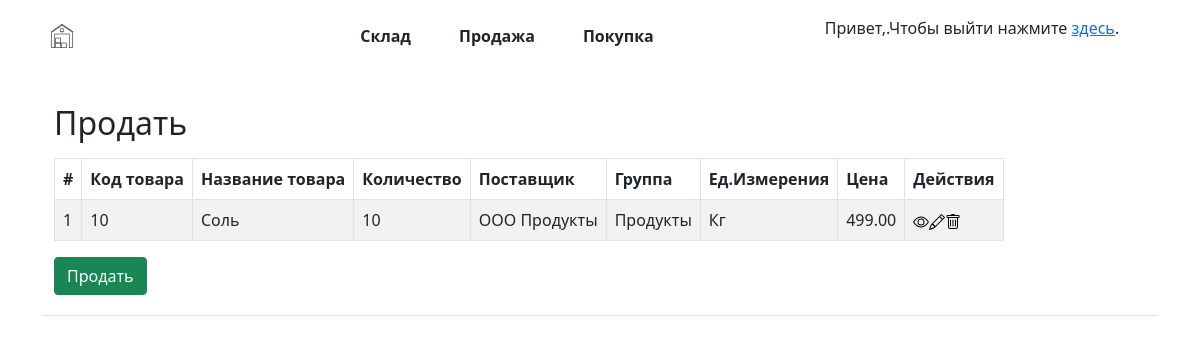
Page /prodaja.php on the committed database.
### tables this page shows
CREATE TABLE `prodaji` (
  `id` int(11) NOT NULL,
  `Tovarid` int(11) NOT NULL,
  `TovarName` varchar(100) NOT NULL,
  `Kolichestvo` int(11) NOT NULL,
  `Klient` varchar(100) NOT NULL,
  `Gruppa` varchar(100) NOT NULL,
  `Edizmer` varchar(100) NOT NULL,
  `Price` decimal(9,2) NOT NULL
);

### prodaja.php (the view, shortened to what this page needs)
<!DOCTYPE html>
<html lang="en" dir="ltr">
  <head>
    <link rel="stylesheet" href="css/bootstrap.css">
    <link rel="stylesheet" href="css/bootstrap.min.css">
    <link rel="stylesheet" href="css/style.css">
  </head>
  <body>
    <div class="container">
      <header class="d-flex flex-wrap align-items-center justify-content-center justify-content-md-between py-3 mb-4 border-bottom">
        <a href="#" class="d-flex align-items-center col-md-2 mb-2 mb-md-0 text-dark text-decoration-none">
          <img src="image/logo.svg" with alt="Logo" width="40px" height="32px">
        </a>
        <ul class="nav col-12 col-md-auto mb-2 justify-content-center fw-bold mb-md-0">
          <li><a href="sklad.php" class="nav-link px-4 link-dark">Склад</a></li>
          <li><a href="prodaja.php" class="nav-link px-4 link-dark">Продажа</a></li>
          <li><a href="zakupki.php" class="nav-link px-4 link-dark">Покупка</a></li>
        </ul>
        <div class="nav col-md-4 justify-content-center text-end">
          <p>Привет,<?=$_COOKIE['user']?>.Чтобы выйти нажмите <a href="exit.php">здесь</a>.</p>
        </div>
    <div class="wrapper">
        <div class="container-fluid">
            <div class="row">
                <div class="col-md-12">
                    <div class="mt-5 mb-3 clearfix">
                        <h2 class="pull-left">Продать</h2>
                    </div>
                    <?php
                    require_once "config.php";
                    $sql = "SELECT * FROM prodaji";
                    if($result = mysqli_query($link, $sql)){
                        if(mysqli_num_rows($result) > 0){
                            echo '<table class="table table-bordered table-striped">';
                              echo "<thead>";
                                echo "<tr>";
                                echo "<th>#</th>";
                                echo "<th>Код товара</th>";
                                echo "<th>Название товара</th>";
                                echo "<th>Количество</th>";
                                echo "<th>Поставщик</th>";
                                echo "<th>Группа</th>";
                                echo "<th>Ед.Измерения</th>";
                                echo "<th>Цена</th>";
                                echo "<th>Действия</th>";
                                echo "</tr>";
                             echo "</thead>";
                            echo "<tbody>";
                                while($row = mysqli_fetch_array($result)){
                                    echo "<tr>";
                                        echo "<td>" . $row['id'] . "</td>";
                                        echo "<td>" . $row['Tovarid'] . "</td>";
                                        echo "<td>" . $row['TovarName'] . "</td>";
                                        echo "<td>" . $row['Kolichestvo'] . "</td>";
                                        echo "<td>" . $row['Klient'] . "</td>";
                                        echo "<td>" . $row['Gruppa'] . "</td>";
                                        echo "<td>" . $row['Edizmer'] . "</td>";
                                        echo "<td>" . $row['Price'] . "</td>";
                                        echo "<td>";
                                            echo '<a href="read.php?id='. $row['id'] .'" class="mr-3" title="Просмотреть" data-toggle="tooltip"><img src="image/eye.svg"</img></a>';
                                            echo '<a href="update.php?id='. $row['id'] .'" class="mr-3" title="Обновить" data-toggle="tooltip"><img src="image/pencil.svg"</img></a>';
                                            echo '<a href="delete.php?id='. $row['id'] .'" title="Удалить" data-toggle="tooltip"><img src="image/trash.svg"</img></a>';
                                        echo "</td>";
                                    echo "</tr>";
                                }
                                echo "</tbody>";
                            echo "</table>";
                        } else{
                            echo '<div class="alert alert-danger"><em>Нет найденных записей.</em></div>';
                        }
                    }
                    ?>
                    <div class="mt-2 mb-1 clearfix">
                        <a href="create.php" class="btn btn-success pull-right"><i class="fa fa-plus"></i>Продать</a>
                    </div>
                </div>
            </div>
        </div>
    </div>
      </header>
    </div>
  </body>
</html>

### rows in the picture
prodaji: id "1", Tovarid "10", TovarName "Соль", Kolichestvo "10", Klient "ООО Продукты", Gruppa "Продукты", Edizmer "Кг", Price "499.00"
